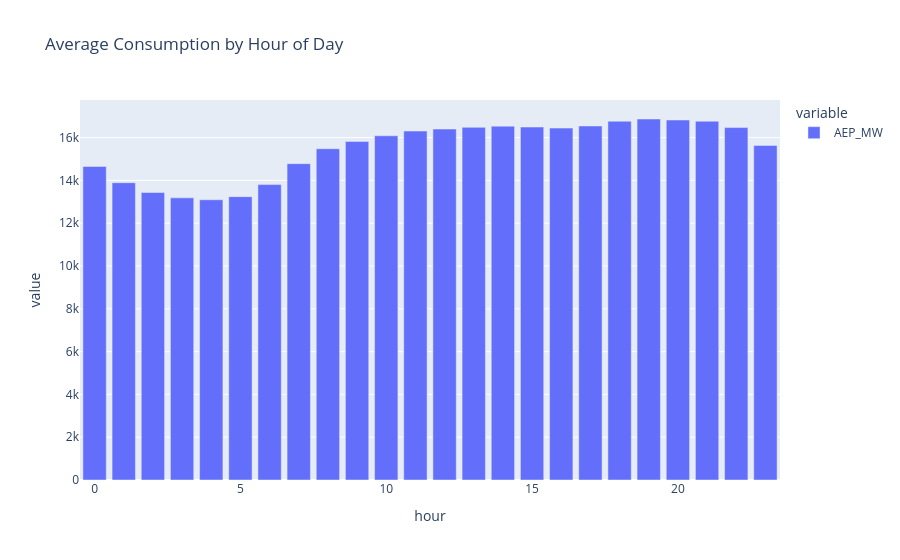

Here is the notebook cell this chart was saved with:
### Code cell
df['hour'] = df.index.hour
hourly = df.groupby('hour')['AEP_MW'].mean()
px.bar(hourly, title='Average Consumption by Hour of Day')

### Figure 1 — Plotly figure (JSON) as saved in the notebook; plotly's stock layout.template omitted (floating-point values rounded to 4 significant figures)
{"data": [{"hovertemplate": "variable=AEP_MW<br>hour=%{x}<br>value=%{y}<extra></extra>", "legendgroup": "AEP_MW", "marker": {"color": "#636efa", "pattern": {"shape": ""}}, "name": "AEP_MW", "orientation": "v", "showlegend": true, "textposition": "auto", "type": "bar", "x": [0, 1, 2, 3, 4, 5, 6, 7, 8, 9, 10, 11, 12, 13, 14, 15, 16, 17, 18, 19, 20, 21, 22, 23], "xaxis": "x", "y": [14650.0, 13890.0, 13430.0, 13180.0, 13100.0, 13240.0, 13800.0, 14780.0, 15480.0, 15820.0, 16080.0, 16310.0, 16400.0, 16480.0, 16530.0, 16490.0, 16440.0, 16540.0, 16760.0, 16870.0, 16820.0, 16760.0, 16470.0, 15630.0], "yaxis": "y"}], "layout": {"barmode": "relative", "legend": {"title": {"text": "variable"}, "tracegroupgap": 0}, "title": {"text": "Average Consumption by Hour of Day"}, "xaxis": {"anchor": "y", "domain": [0, 1], "title": {"text": "hour"}}, "yaxis": {"anchor": "x", "domain": [0, 1], "title": {"text": "value"}}}}
